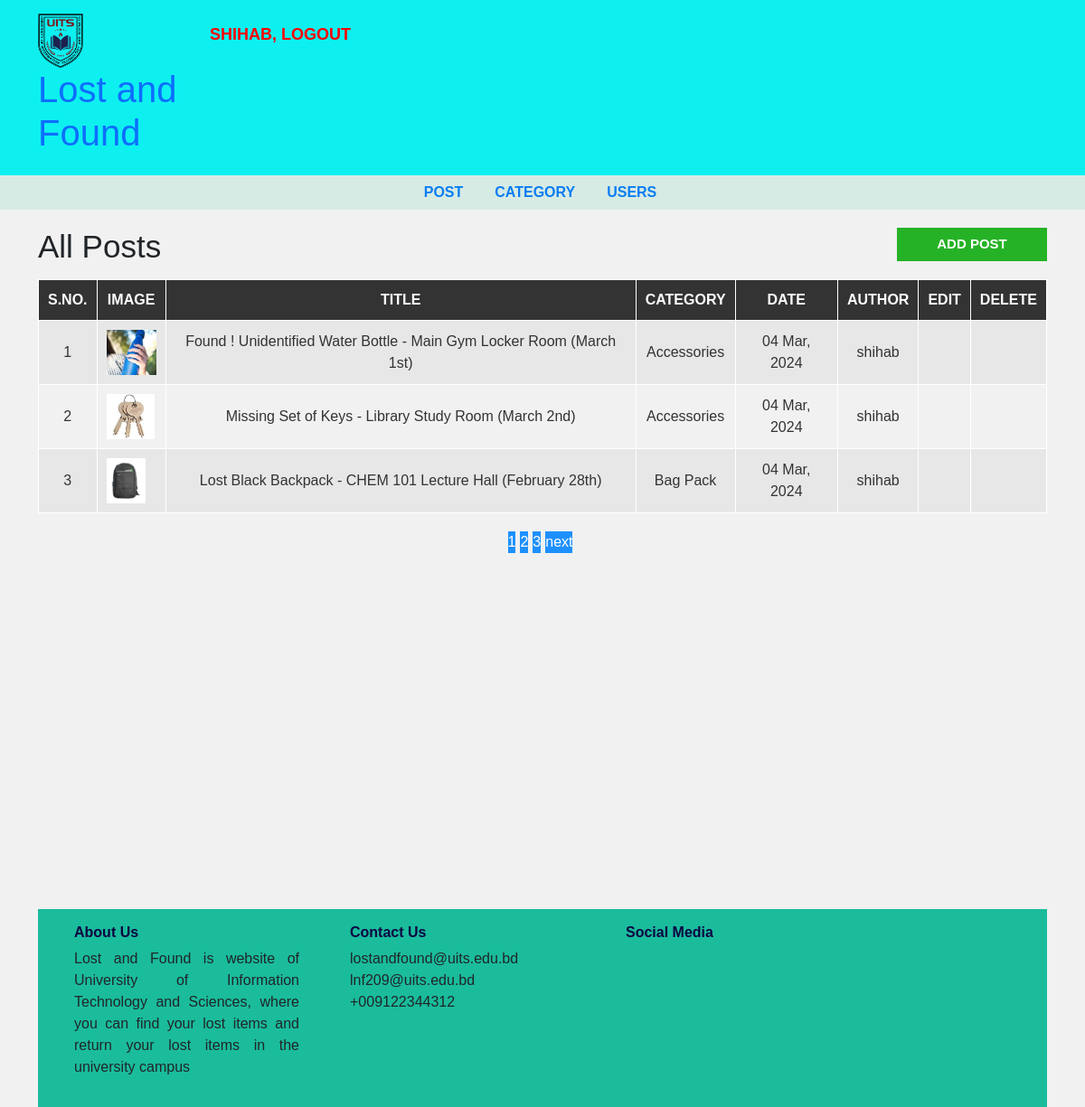
Page /lost/admin/post.php (signed in) on the committed database.
### tables this page shows
CREATE TABLE `post` (
  `post_id` int(11) NOT NULL,
  `title` varchar(100) NOT NULL,
  `description` text NOT NULL,
  `category` varchar(100) NOT NULL,
  `post_date` varchar(50) NOT NULL,
  `author` int(11) NOT NULL,
  `post_img` varchar(100) NOT NULL
);

CREATE TABLE `category` (
  `category_id` int(11) NOT NULL,
  `category_name` varchar(100) NOT NULL,
  `post` int(11) NOT NULL DEFAULT 0
);

CREATE TABLE `user` (
  `user_id` int(10) UNSIGNED NOT NULL,
  `first_name` varchar(30) NOT NULL,
  `last_name` varchar(30) NOT NULL,
  `username` varchar(30) DEFAULT NULL,
  `password` varchar(40) DEFAULT NULL,
  `role` int(11) NOT NULL
);

### lost/admin/post.php (the view, shortened to what this page needs)
<?php include "header.php"; ?>
  <div id="admin-content">
      <div class="container">
          <div class="row">
              <div class="col-md-10">
                  <h1 class="admin-heading">All Posts</h1>
              </div>
              <div class="col-md-2">
                  <a class="add-new" href="add-post.php">add post</a>
              </div>
              <div class="col-md-12">
<?php
  include "config.php";
  $limit = 3;
if(isset($_GET['page'])){
  $page_number = $_GET['page'];
}else{
  $page_number = 1;
}
  $offset = ($page_number - 1) * $limit;
if($_SESSION['user_role'] == '1'){
   $query = "SELECT post.post_id, post.title, post.description,post.post_img, post.post_date,post.category, category.category_name,user.username FROM post
  LEFT JOIN category ON post.category = category.category_id
  LEFT JOIN user ON post.author = user.user_id
  ORDER BY post.post_id DESC LIMIT {$offset },{$limit}";
}
  $result = mysqli_query($connection,$query) or die("Failed");
  $count = mysqli_num_rows($result);
  if($count > 0){
?>
                  <table class="content-table">
                      <thead>
                          <th>S.No.</th>
                          <th>Image</th>
                          <th>Title</th>
                          <th>Category</th>
                          <th>Date</th>
                          <th>Author</th>
                          <th>Edit</th>
                          <th>Delete</th>
                      </thead>
                      <tbody>
<?php
    $serial_number = 1;
    while($row = mysqli_fetch_assoc($result)){
?>
                          <tr>
                              <td class='id'><?php echo $serial_number++ ?></td>
                              <td><img height="50px" src="upload/<?php echo $row['post_img'] ?>"></td>
                              <td><?php echo $row['title'] ?></td>
                              <td><?php echo $row['category_name'] ?></td>
                              <td><?php echo $row['post_date'] ?></td>
                              <td><?php echo $row['username'] ?></td>
<td class='edit'><a href='update-post.php?id=<?php echo $row['post_id'] ?>'><i class='fa fa-edit'></i></a></td>
<td class='delete'><a onclick="return confirm('Are You Sure?')" href='delete-post.php?id=<?php echo $row['post_id'] ?>&catid=<?php echo $row['category'] ?>'><i class='fa fa-trash-o'></i></a></td>
                          </tr>
<?php } ?>
                      </tbody>
      <?php } ?>
                  </table>
<?php
      include "config.php";
      $query2 = "SELECT * FROM post";
      $result2 = mysqli_query($connection,$query2) or dir("Failed.");
      if(mysqli_num_rows($result2)){
        $total_records = mysqli_num_rows($result2);
        $total_page = ceil($total_records/$limit);
        echo "<ul class='pagination admin-pagination'>";
        for($i = 1; $i <= $total_page; $i++){
          if($i == $page_number){
            $active = "active";
          }else{
            $active = "";
          }
          echo '<li class='.$active.'><a href="post.php?page='.$i.'">'.$i.'</a></li>';
        }
        if($total_page > $page_number){
          echo '<li><a href="post.php?page='.($page_number+1).'">next</a></li>';
        }
        echo "</ul>";
      }
?>
              </div>
          </div>
      </div>
  </div>
<?php include "footer.php"; ?>

### lost/css/style.css (style rules this page uses)
body { background: #f1f1f1; font-family: sans-serif,arial,Helvetica; }
a, a:hover, a:focus { text-decoration: none; outline: none; }
ul { margin:0; padding:0; list-style:none; }
#admin-content { padding: 20px 0; min-height: 750px; }
#admin-content .admin-heading { font-size: 35px; margin: 0 0 15px; }
#admin-content .add-new { color: #fff; background-color: #26b226; font-size: 15px; font-weight: 600; text-align: center; text-transform: uppercase; padding: 7px 10px; display: block; transition: all 0.3s; }
#admin-content .content-table { border: 1px solid #000; width: 100%; margin: 0 0 20px; }
#admin-content .content-table thead { color: #fff; background-color: #333; }
#admin-content .content-table th { padding: 10px; border: 1px solid #fff; font-weight: 600; text-align: center; text-transform: uppercase; }
#admin-content .content-table tbody { color: #333; }
#admin-content .content-table tbody tr { background-color: #e7e7e7; }
#admin-content .content-table tbody tr:nth-child(even) { background-color: transparent; }
#admin-content .content-table tbody td { padding: 10px; border: 1px solid #fff; text-align: center; }
#admin-content .content-table tbody td:nth-child(2) { text-align: left; }
#admin-content .admin-pagination { margin: 0; }
#admin-content .admin-pagination li a { display: block; }
.id, .edit, .delete { text-align:center; }
.pagination { display: block; text-align: center; margin: 0; }
.pagination li { display:inline-block; margin: 0 5px 0 0; }
.pagination li a { border: none; background: #1e90ff; color: #fff; }
i.fa { color:#222; }

### rows in the picture
post: post_img (picture), title "Found ! Unidentified Water Bottle - Main Gym Locker Room (March 1st)", category.category_name "Accessories", post_date "04 Mar, 2024", user.username "shihab"
post: post_img (picture), title "Missing Set of Keys - Library Study Room (March 2nd)", category.category_name "Accessories", post_date "04 Mar, 2024", user.username "shihab"
post: post_img (picture), title "Lost Black Backpack - CHEM 101 Lecture Hall (February 28th)", category.category_name "Bag Pack", post_date "04 Mar, 2024", user.username "shihab"

### other values in the picture
$_SESSION['username'] "SHIHAB"
